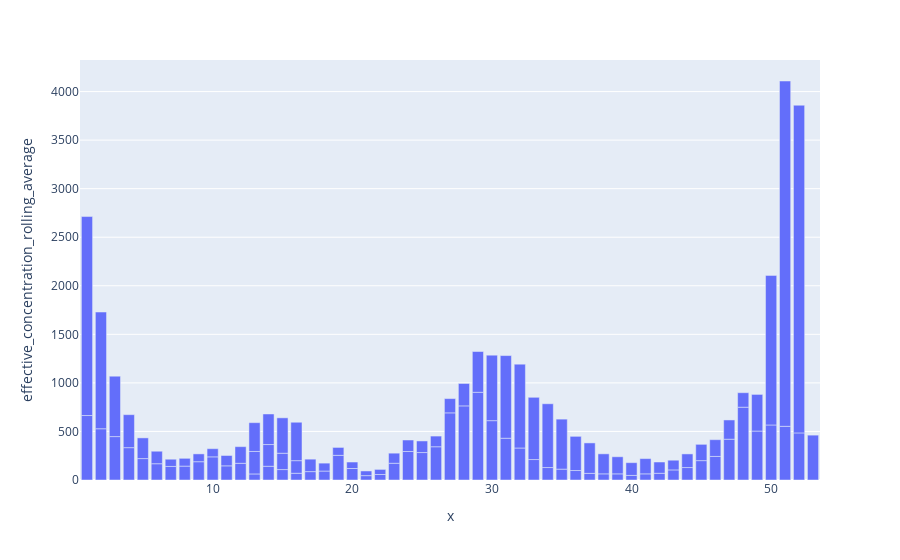

The code cell stored with this chart in its notebook:
### Code cell
fig = px.bar(Miami_RNA, x=pd.to_datetime(Miami_RNA['sampling_week']).dt.week, y='effective_concentration_rolling_average')
# fig.add_bar(Miami_2020_cases, x=pd.to_datetime(Miami_2020_cases['date']).dt.month, y='rolling_average_cases_per_100k_centered')
fig.show()

### Figure 1 — Plotly figure (JSON) as saved in the notebook; plotly's stock layout.template omitted (floating-point values rounded to 4 significant figures)
{"data": [{"alignmentgroup": "True", "hovertemplate": "x=%{x}<br>effective_concentration_rolling_average=%{y}<extra></extra>", "legendgroup": "", "marker": {"color": "#636efa", "pattern": {"shape": ""}}, "name": "", "offsetgroup": "", "orientation": "v", "showlegend": false, "textposition": "auto", "type": "bar", "x": [13, 14, 15, 16, 17, 18, 19, 20, 21, 22, 23, 24, 25, 26, 27, 28, 29, 30, 31, 32, 33, 34, 35, 36, 37, 38, 39, 40, 41, 42, 43, 44, 45, 46, 47, 48, 49, 50, 51, 52, 53, 1, 2, 3, 4, 5, 6, 7, 8, 9, 10, 11, 12, 13, 14, 15, 16, 17, 18, 19, 20, 21, 22, 23, 24, 25, 26, 27, 28, 29, 30, 31, 32, 33, 34, 35, 36, 37, 38, 39, 40, 41, 42, 43, 44, 45, 46, 47, 48, 49, 50, 51, 52, 1, 2, 3, 4, 5, 6, 7, 8, 9, 10, 11, 12, 13, 14, 15, 16], "xaxis": "x", "y": [62.43, 141.4, 107.4, 69.45, 86.25, 92.05, 254.1, 118.4, 44.94, 56.58, 172.5, 293.3, 282.7, 342.2, 691.4, 763.2, 903.2, 611.1, 430.1, 329.4, 210.4, 128.3, 111.8, 97.62, 68.29, 63.28, 63.29, 47.31, 63.33, 69.3, 103.8, 128.2, 199.4, 242.7, 420.0, 749.7, 504.0, 566.7, 552.9, 485.1, 461.9, 664.0, 527.8, 447.1, 333.1, 220.6, 167.6, 140.0, 143.1, 188.3, 238.4, 146.0, 172.1, 231.2, 223.7, 168.4, 129.7, 128.4, 81.63, 81.36, 66.64, 48.21, 52.45, 103.8, 118.6, 119.6, 110.1, 146.8, 230.7, 419.9, 674.1, 851.2, 863.1, 641.2, 656.8, 515.0, 351.9, 313.7, 206.2, 176.1, 131.1, 157.0, 116.1, 100.1, 140.5, 167.8, 172.5, 198.3, 149.3, 377.4, 1541.0, 3556.0, 3374.0, 2049.0, 1202.0, 621.7, 339.8, 213.1, 128.7, 73.98, 80.14, 80.58, 84.06, 106.4, 171.3, 296.7, 314.7, 364.6, 395.7], "yaxis": "y"}], "layout": {"barmode": "relative", "legend": {"tracegroupgap": 0}, "margin": {"t": 60}, "xaxis": {"anchor": "y", "domain": [0, 1], "title": {"text": "x"}}, "yaxis": {"anchor": "x", "domain": [0, 1], "title": {"text": "effective_concentration_rolling_average"}}}}
